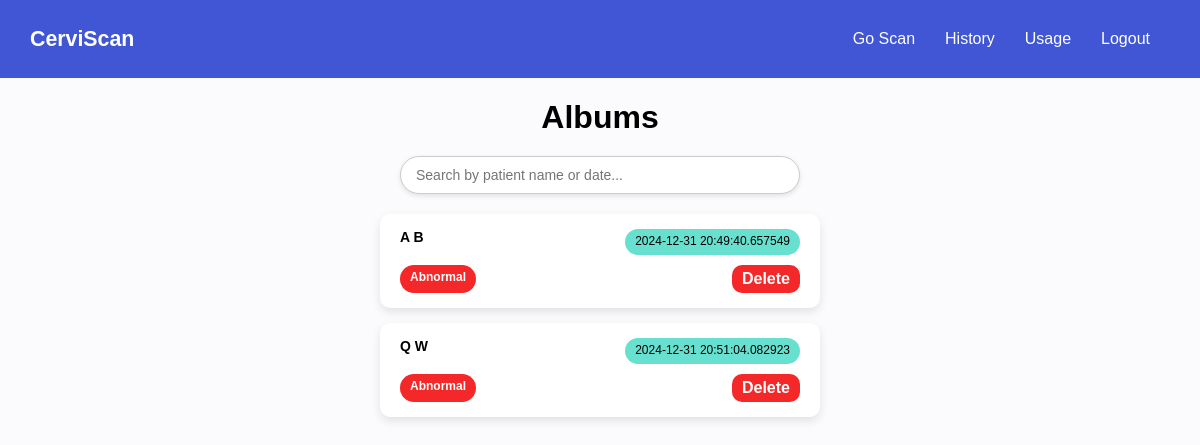
Page /history (signed in) on the earlier database version.
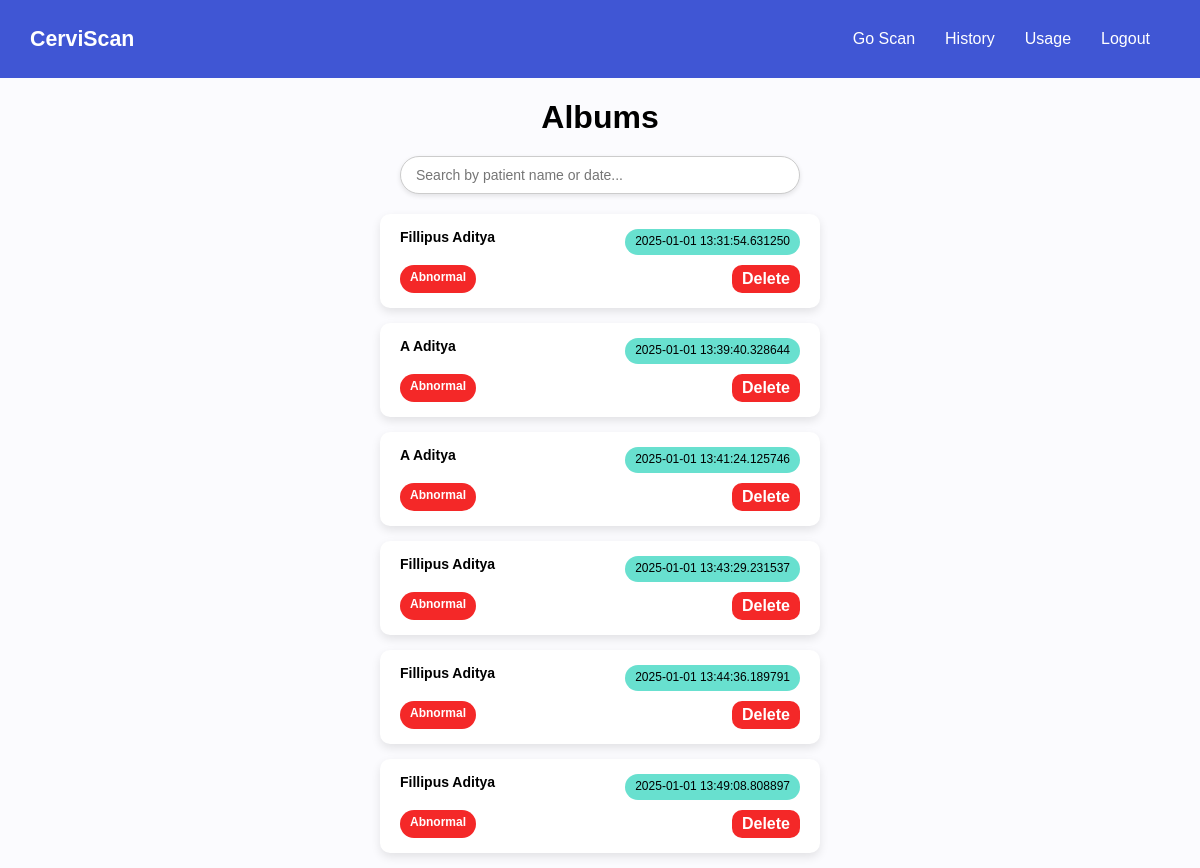
Same page on the later database version.
### app.py (models this page shows)
class History(db.Model):
    id = db.Column(db.Integer, primary_key=True)
    user_id = db.Column(db.Integer, db.ForeignKey('users.id'), nullable=False)
    name = db.Column(db.String(250), nullable=False)
    dob = db.Column(db.String(50), nullable=False)
    original = db.Column(db.String(250), nullable=False)
    gray = db.Column(db.String(250), nullable=False)
    mask = db.Column(db.String(250), nullable=False)
    segmented = db.Column(db.String(250), nullable=False)
    features = db.Column(db.PickleType, nullable=False)
    prediction = db.Column(db.String(250), nullable=False)
    date = db.Column(db.DateTime, default=datetime.utcnow)

### app.py (the view)
@app.route('/history', methods=['GET'])
@login_required
def history_page():
    user_history = History.query.filter_by(user_id=current_user.id).all()
    return render_template('history.html', history=user_history)

### app.py (called while the page is built)
@login_manager.user_loader
def loader_user(user_id):
    return Users.query.get(user_id)

### templates/history.html (shortened to what this page needs)
{% extends 'base.html' %}{% block title %} History {% endblock %} {% block
content %}
<h1>Albums</h1>
<div class="search-container">
    <input
        type="text"
        class="search-bar"
        id="search-bar"
        placeholder="Search by patient name or date..."
        onkeyup="filterHistory()"
    />
</div>
{% for entry in history %}
<a class="album-card" href="/history/{{ entry.id }}">
    <div class="album-card-head">
        <p>{{entry.name}}</p>
        <div class="date-tag">{{entry.date}}</div>
    </div>
    <div class="album-card-foot">
        {% if entry.prediction == 0 %}
        <div class="status-tag status-normal">Normal</div>
        {% else %}
        <div class="status-tag status-abnormal">Abnormal</div>
        {% endif %}
        <form action="/delete/{{ entry.id }}" method="POST">
            <button type="submit" class="btn btn-danger">Delete</button>
        </form>
    </div>
</a>
{% endfor %} {% endblock %}

Differences in the rows shown:
removed History: name "A B", date "2024-12-31 20:49:40.657549", shows "Abnormal"
added History: name "Fillipus Aditya", date "2025-01-01 13:31:54.631250", shows "Abnormal"
changed History (number 2 of 6 on the later page): name "Q W" → "A Aditya"; date "2024-12-31 20:51:04.082923" → "2025-01-01 13:39:40.328644"
added History: name "A Aditya", date "2025-01-01 13:41:24.125746", prediction "Abnormal"
added History: name "Fillipus Aditya", date "2025-01-01 13:43:29.231537", prediction "Abnormal"
added History: name "Fillipus Aditya", date "2025-01-01 13:44:36.189791", prediction "Abnormal"
added History: name "Fillipus Aditya", date "2025-01-01 13:49:08.808897", prediction "Abnormal"
